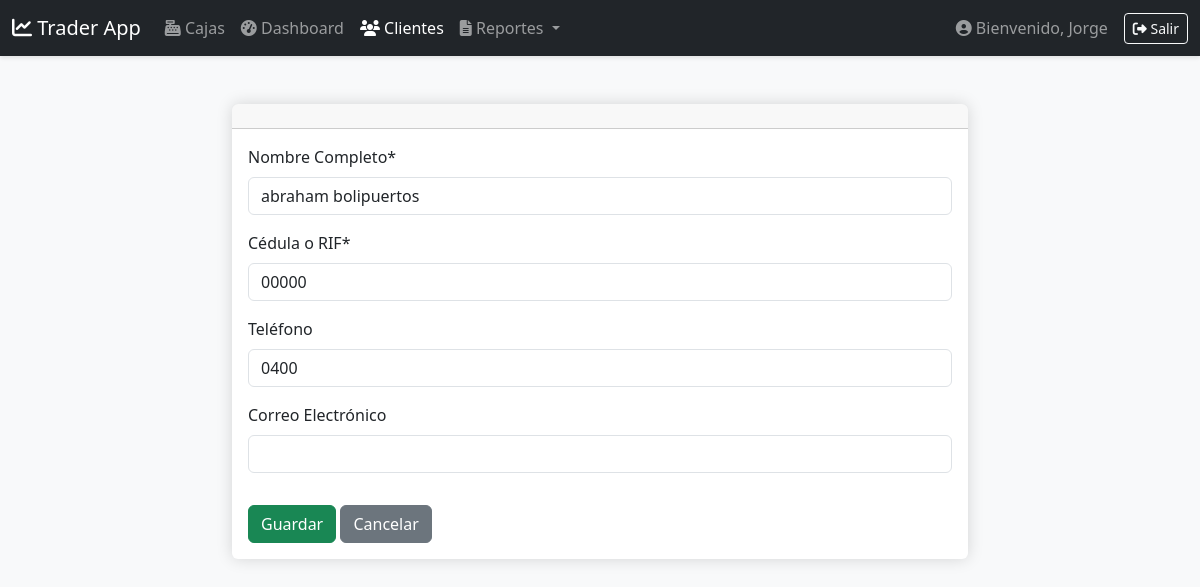
/clients/14/edit/ (signed in), run on the app's committed database.
### exchange/models.py (models this page shows, shortened)
class User(AbstractUser):
    ROLE_CHOICES = (
        ('admin', 'Administrador'),
        ('operator', 'Operador'),
    )
    role = models.CharField(max_length=10, choices=ROLE_CHOICES, default='operator')

class Client(models.Model):
    name = models.CharField(max_length=100, verbose_name="Nombre Completo")
    identifier = models.CharField(max_length=20, unique=True, verbose_name="Cédula o RIF")
    phone = models.CharField(max_length=20, blank=True, null=True, verbose_name="Teléfono")
    email = models.EmailField(blank=True, null=True, verbose_name="Correo Electrónico")
    created_at = models.DateTimeField(auto_now_add=True)

### exchange/views.py (the view, shortened to what this page needs)
# urls.py: path('clients/<int:pk>/edit/', ClientUpdateView.as_view(), name='client-update'),
class ClientUpdateView(LoginRequiredMixin, UpdateView):
    model = Client
    fields = ['name', 'identifier', 'phone', 'email']
    template_name = 'exchange/client_form.html'
    success_url = reverse_lazy('client-list')

### exchange/templates/exchange/client_form.html (shortened to what this page needs)
{% extends "base.html" %}
{% load crispy_forms_tags %}
{% block content %}
<div class="container mt-4">
    <div class="row justify-content-center">
        <div class="col-md-8">
            <div class="card">
                <div class="card-header">
                </div>
                <div class="card-body">
                    <form method="post">
                        {{ form|crispy }}
                        <button type="submit" class="btn btn-success mt-3">Guardar</button>
                        <a href="{% url 'client-list' %}" class="btn btn-secondary mt-3">Cancelar</a>
                    </form>
                </div>
            </div>
        </div>
    </div>
</div>
{% endblock %}

### exchange/templates/base.html (shortened to what this page needs)
<!doctype html>
<html lang="es">
<head>
    <link href="https://cdn.jsdelivr.net/npm/bootstrap@5.3.3/dist/css/bootstrap.min.css" rel="stylesheet">
    <link rel="stylesheet" href="https://cdnjs.cloudflare.com/ajax/libs/font-awesome/6.5.1/css/all.min.css" />
</head>
<body>
    <nav class="navbar navbar-expand-lg navbar-dark bg-dark sticky-top">
        <div class="container-fluid">
            <a class="navbar-brand" href="{% url 'dashboard' %}">
                <i class="fas fa-chart-line"></i> Trader App
            </a>
            <div class="collapse navbar-collapse" id="navbarNav">
                <ul class="navbar-nav me-auto mb-2 mb-lg-0">
                    <li class="nav-item">
                        <a class="nav-link {% if 'vault' in request.resolver_match.view_name %}active{% endif %}" href="{% url 'vault-management' %}">
                            <i class="fas fa-cash-register"></i> Cajas
                        </a>
                    </li>
                    <li class="nav-item">
                        <a class="nav-link {% if request.resolver_match.view_name == 'dashboard' %}active{% endif %}" href="{% url 'dashboard' %}">
                            <i class="fas fa-tachometer-alt"></i> Dashboard
                        </a>
                    </li>
                    <li class="nav-item">
                        <a class="nav-link {% if 'client' in request.resolver_match.view_name %}active{% endif %}" href="{% url 'client-list' %}">
                            <i class="fas fa-users"></i> Clientes
                        </a>
                    </li>
                    <li class="nav-item dropdown">
                        <a class="nav-link dropdown-toggle {% if 'report' in request.resolver_match.view_name %}active{% endif %}" href="#" role="button" data-bs-toggle="dropdown" aria-expanded="false">
                            <i class="fas fa-file-alt"></i> Reportes
                        </a>
                    </li>
                </ul>
                {% if user.is_authenticated %}
                <span class="navbar-text me-3">
                    <i class="fas fa-user-circle"></i> Bienvenido, {{ user.first_name|default:user.username }}
                </span>
                <form action="{% url 'logout' %}" method="post" class="d-flex">
                    <button type="submit" class="btn btn-outline-light btn-sm">
                        <i class="fas fa-sign-out-alt"></i> Salir
                    </button>
                </form>
                {% endif %}
            </div>
        </div>
    </nav>
    <main class="container-fluid p-4">
        {% block content %}
        {% endblock %}
    </main>
</body>
</html>

### exchange/templates/base.html (style rules this page uses)
body { background-color: #f8f9fa; }
.navbar { box-shadow: 0 2px 4px rgba(0,0,0,.1); }
.card { border: none; box-shadow: 0 0 1rem rgba(0,0,0,.15); }

### data on the page
User: first_name "Jorge"
Client: name "abraham bolipuertos", identifier "00000", phone "0400"
